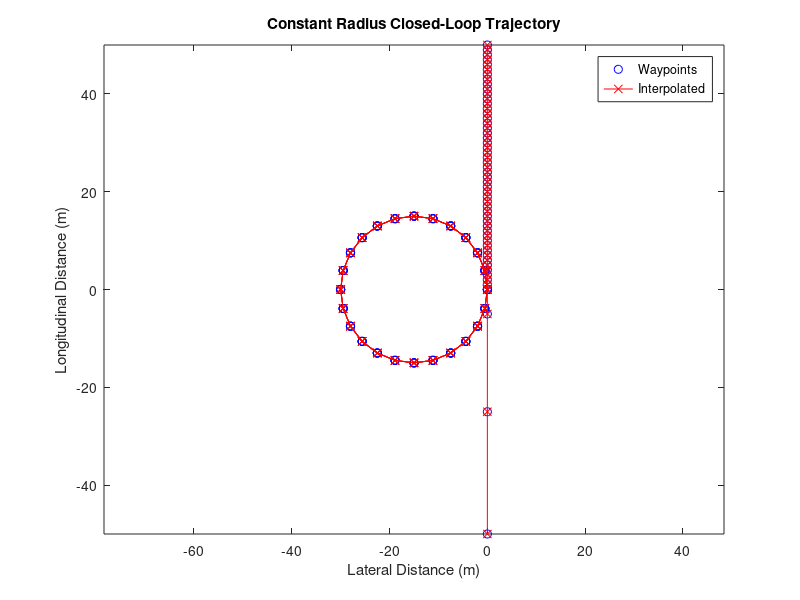
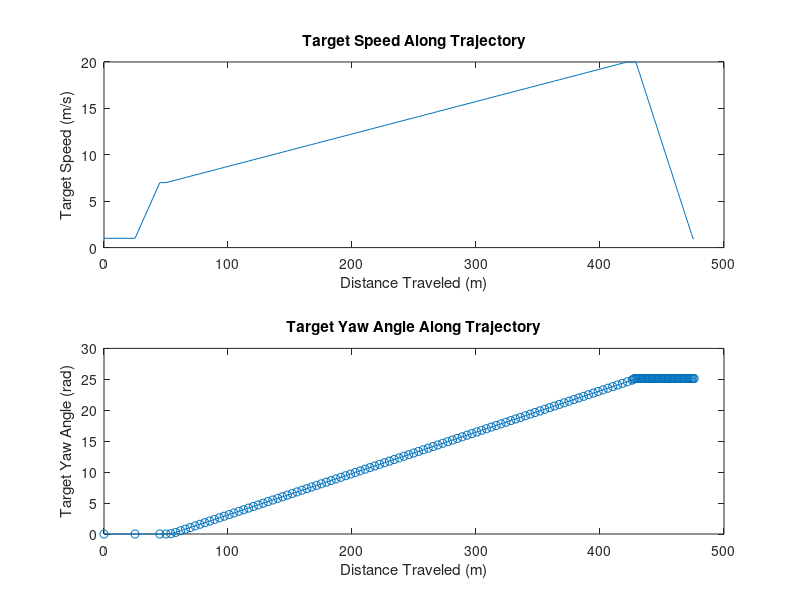

These figures' MATLAB source, in order:
function sm_car_trajectory_constant_radius_cl
% Function to construct constant radius closed-loop maneuver
% Copyright 2018-2021 The MathWorks, Inc.

cd(fileparts(which(mfilename)))

% Parameters for trajectory
x_traj_start = -50; % m
x_start      = -25;
track_r      = 30/2; %m
x_finish     =  50; % m

v_lc        = 7;     % Speed start of circle (m/s)
v_lc_end    = 20;    % Speed at end of test (m/s)
x_testv     = 20;    % Distance when target speed is reached (m)

num_laps = 4;

% Assemble waypoints
circle_x =  sind([0:15:(360-15)])*track_r;
circle_y =  cosd([0:15:(360-15)])*track_r-track_r;

x_waypoints =  [x_traj_start x_start x_start+x_testv repmat(circle_x,1,num_laps)                        0    1    2    3:1:(x_finish-1)    x_finish];
y_waypoints =  [0            0       0              -repmat(circle_y,1,num_laps)                        0    0    0    zeros(1,47)         0];
vx_waypoints = [1            1       v_lc            linspace(v_lc,v_lc_end,size(circle_x,2)*num_laps)  v_lc_end v_lc_end v_lc_end linspace(v_lc_end,1,47)           1];

% Construct sample points
x_new  = x_waypoints;
y_new  = y_waypoints;
vx_new = vx_waypoints;

% Interpolate to get lateral distance and speed
%y_new  = interp1(x_waypoints, y_waypoints,  x_new, 'pchip');
%vx_new = interp1(x_waypoints, vx_waypoints, x_new, 'pchip');

% Plot waypoints and interpolated trajectory
fig_handle_name = 'h1_sm_car_constant_radius_cl';

handle_var = evalin('base',['who(''' fig_handle_name ''')']);
if(isempty(handle_var))
    evalin('base',[fig_handle_name ' = figure(''Name'', ''' fig_handle_name ''');']);
elseif ~isgraphics(evalin('base',handle_var{:}))
    evalin('base',[fig_handle_name ' = figure(''Name'', ''' fig_handle_name ''');']);
end
figure(evalin('base',fig_handle_name))
clf(evalin('base',fig_handle_name))

plot(-y_waypoints,x_waypoints,'bo');
hold on
plot(-y_new,x_new,'r-x')
hold off
xlabel('Lateral Distance (m)')
ylabel('Longitudinal Distance (m)');
title('Constant Radius Closed-Loop Trajectory');
legend({'Waypoints','Interpolated'},'Location','Best');
axis equal

% Calculate distance traveled
xTrajectory_new = [0 cumsum(sqrt((diff(x_new)).^2+diff(y_new).^2))];

fig_handle_name = 'h2_sm_car_skidpad';

handle_var = evalin('base',['who(''' fig_handle_name ''')']);
if(isempty(handle_var))
    evalin('base',[fig_handle_name ' = figure(''Name'', ''' fig_handle_name ''');']);
elseif ~isgraphics(evalin('base',handle_var{:}))
    evalin('base',[fig_handle_name ' = figure(''Name'', ''' fig_handle_name ''');']);
end
figure(evalin('base',fig_handle_name))
clf(evalin('base',fig_handle_name))
subplot(211)
plot(xTrajectory_new,vx_new)
xlabel('Distance Traveled (m)');
ylabel('Target Speed (m/s)');
title('Target Speed Along Trajectory');

% Calculate target yaw angle (rad)
yaw_interval = 2; % 10
aYaw_new = atan2(...
    y_new(yaw_interval+1:end)-y_new(1:end-yaw_interval),...
    x_new(yaw_interval+1:end)-x_new(1:end-yaw_interval));

%aYaw_new = atan2(...
%    y_new(yaw_interval+1:end)-y_new(1:end-yaw_interval),...
%    x_new(yaw_interval+1:end)-x_new(1:end-yaw_interval));


aYaw_wrap = [repmat(aYaw_new(1),1,yaw_interval) aYaw_new];

% Wrap aYaw_new
sigwrap = 0;
aYaw_new(1) = aYaw_wrap(1);
for i = 2:length(aYaw_wrap)
    diff_aY = aYaw_wrap(i)-aYaw_wrap(i-1);
    if(diff_aY>pi)
        sigwrap = sigwrap-1;
    elseif(diff_aY<-pi)
        sigwrap = sigwrap+1;
    end
    aYaw_new(i) = aYaw_wrap(i)+2*pi*sigwrap;
    %disp([' aY+: ' num2str(aYaw_wrap(i)) ' aY0: ' num2str(aYaw_wrap(i-1)) ' sigwrap:' num2str(sigwrap)])
end


subplot(212)
plot(xTrajectory_new,aYaw_new,'-o')
xlabel('Distance Traveled (m)');
ylabel('Target Yaw Angle (rad)');
title('Target Yaw Angle Along Trajectory');

% Assign parameters for trajectory definition
x.Value = x_new;
x.Units = 'm';
x.Comments = '';

y.Value = y_new;
y.Units = 'm';
y.Comments = '';

z.Value = y_new*0;
z.Units = 'm';
z.Comments = '';

xTrajectory.Value = xTrajectory_new;
xTrajectory.Units = 'm';
xTrajectory.Comments = 'Distance traveled';

vx.Value = vx_new;
vx.Units = 'm/s';
vx.Comments = 'Vehicle speed along direction of travel';

aYaw.Value = aYaw_new;
aYaw.Units = 'rad';
aYaw.Comments = 'Yaw Angle, non-wrapping';

save Constant_Radius_CL_trajectory_default x y z vx aYaw xTrajectory 

